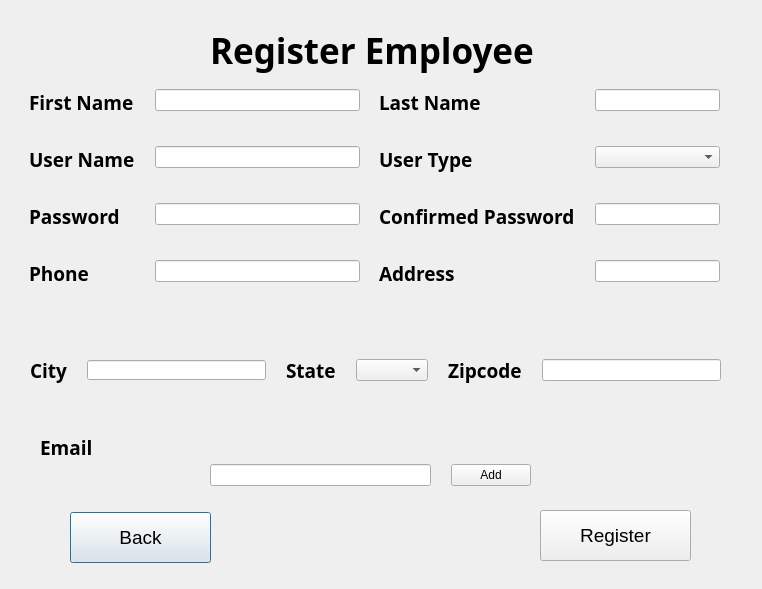
<?xml version="1.0" encoding="UTF-8"?>
<ui version="4.0">
 <class>register_employee</class>
 <widget class="QDialog" name="register_employee">
  <property name="geometry">
   <rect>
    <x>0</x>
    <y>0</y>
    <width>762</width>
    <height>589</height>
   </rect>
  </property>
  <property name="windowTitle">
   <string>Register Employee</string>
  </property>
  <widget class="QLabel" name="label">
   <property name="geometry">
    <rect>
     <x>210</x>
     <y>20</y>
     <width>461</width>
     <height>61</height>
    </rect>
   </property>
   <property name="font">
    <font>
     <family>STIX</family>
     <pointsize>26</pointsize>
     <weight>75</weight>
     <bold>true</bold>
    </font>
   </property>
   <property name="text">
    <string>Register Employee</string>
   </property>
  </widget>
  <widget class="QWidget" name="formLayoutWidget">
   <property name="geometry">
    <rect>
     <x>29</x>
     <y>89</y>
     <width>331</width>
     <height>220</height>
    </rect>
   </property>
   <layout class="QFormLayout" name="formLayout">
    <property name="horizontalSpacing">
     <number>20</number>
    </property>
    <property name="verticalSpacing">
     <number>30</number>
    </property>
    <item row="0" column="0">
     <widget class="QLabel" name="firstNameLabel">
      <property name="font">
       <font>
        <family>STIX</family>
        <pointsize>14</pointsize>
        <weight>75</weight>
        <bold>true</bold>
       </font>
      </property>
      <property name="text">
       <string>First Name</string>
      </property>
     </widget>
    </item>
    <item row="0" column="1">
     <widget class="QLineEdit" name="firstNameLineEdit"/>
    </item>
    <item row="1" column="0">
     <widget class="QLabel" name="userNameLabel">
      <property name="font">
       <font>
        <family>STIX</family>
        <pointsize>14</pointsize>
        <weight>75</weight>
        <bold>true</bold>
       </font>
      </property>
      <property name="text">
       <string>User Name</string>
      </property>
     </widget>
    </item>
    <item row="1" column="1">
     <widget class="QLineEdit" name="userNameLineEdit"/>
    </item>
    <item row="2" column="0">
     <widget class="QLabel" name="passwordLabel">
      <property name="font">
       <font>
        <family>STIX</family>
        <pointsize>14</pointsize>
        <weight>75</weight>
        <bold>true</bold>
       </font>
      </property>
      <property name="text">
       <string>Password</string>
      </property>
     </widget>
    </item>
    <item row="2" column="1">
     <widget class="QLineEdit" name="passwordLineEdit"/>
    </item>
    <item row="3" column="0">
     <widget class="QLabel" name="phoneLabel">
      <property name="font">
       <font>
        <family>STIX</family>
        <pointsize>14</pointsize>
        <weight>75</weight>
        <bold>true</bold>
       </font>
      </property>
      <property name="text">
       <string>Phone</string>
      </property>
     </widget>
    </item>
    <item row="3" column="1">
     <widget class="QLineEdit" name="phoneLineEdit"/>
    </item>
   </layout>
  </widget>
  <widget class="QWidget" name="formLayoutWidget_2">
   <property name="geometry">
    <rect>
     <x>379</x>
     <y>89</y>
     <width>341</width>
     <height>220</height>
    </rect>
   </property>
   <layout class="QFormLayout" name="formLayout_2">
    <property name="horizontalSpacing">
     <number>20</number>
    </property>
    <property name="verticalSpacing">
     <number>30</number>
    </property>
    <item row="0" column="0">
     <widget class="QLabel" name="lastNameLabel">
      <property name="font">
       <font>
        <family>STIX</family>
        <pointsize>14</pointsize>
        <weight>75</weight>
        <bold>true</bold>
       </font>
      </property>
      <property name="text">
       <string>Last Name</string>
      </property>
     </widget>
    </item>
    <item row="0" column="1">
     <widget class="QLineEdit" name="lastNameLineEdit"/>
    </item>
    <item row="1" column="0">
     <widget class="QLabel" name="userTypeLabel">
      <property name="font">
       <font>
        <family>STIX</family>
        <pointsize>14</pointsize>
        <weight>75</weight>
        <bold>true</bold>
       </font>
      </property>
      <property name="text">
       <string>User Type</string>
      </property>
     </widget>
    </item>
    <item row="1" column="1">
     <widget class="QComboBox" name="userTypeComboBox"/>
    </item>
    <item row="2" column="0">
     <widget class="QLabel" name="confirmedPasswordLabel">
      <property name="font">
       <font>
        <family>STIX</family>
        <pointsize>14</pointsize>
        <weight>75</weight>
        <bold>true</bold>
       </font>
      </property>
      <property name="text">
       <string>Confirmed Password</string>
      </property>
     </widget>
    </item>
    <item row="2" column="1">
     <widget class="QLineEdit" name="confirmedPasswordLineEdit"/>
    </item>
    <item row="3" column="0">
     <widget class="QLabel" name="addressLabel">
      <property name="font">
       <font>
        <family>STIX</family>
        <pointsize>14</pointsize>
        <weight>75</weight>
        <bold>true</bold>
       </font>
      </property>
      <property name="text">
       <string>Address</string>
      </property>
     </widget>
    </item>
    <item row="3" column="1">
     <widget class="QLineEdit" name="addressLineEdit"/>
    </item>
   </layout>
  </widget>
  <widget class="QWidget" name="horizontalLayoutWidget">
   <property name="geometry">
    <rect>
     <x>30</x>
     <y>330</y>
     <width>691</width>
     <height>80</height>
    </rect>
   </property>
   <layout class="QHBoxLayout" name="horizontalLayout">
    <property name="spacing">
     <number>20</number>
    </property>
    <item>
     <widget class="QLabel" name="label_2">
      <property name="font">
       <font>
        <family>STIX</family>
        <pointsize>14</pointsize>
        <weight>75</weight>
        <bold>true</bold>
       </font>
      </property>
      <property name="text">
       <string>City</string>
      </property>
     </widget>
    </item>
    <item>
     <widget class="QLineEdit" name="city_input">
      <property name="maximumSize">
       <size>
        <width>300</width>
        <height>20</height>
       </size>
      </property>
     </widget>
    </item>
    <item>
     <widget class="QLabel" name="label_3">
      <property name="font">
       <font>
        <family>STIX</family>
        <pointsize>14</pointsize>
        <weight>75</weight>
        <bold>true</bold>
       </font>
      </property>
      <property name="text">
       <string>State</string>
      </property>
     </widget>
    </item>
    <item>
     <widget class="QComboBox" name="state_input"/>
    </item>
    <item>
     <widget class="QLabel" name="label_4">
      <property name="font">
       <font>
        <family>STIX</family>
        <pointsize>14</pointsize>
        <weight>75</weight>
        <bold>true</bold>
       </font>
      </property>
      <property name="text">
       <string>Zipcode</string>
      </property>
     </widget>
    </item>
    <item>
     <widget class="QLineEdit" name="zipcode_input"/>
    </item>
   </layout>
  </widget>
  <widget class="QLabel" name="label_5">
   <property name="geometry">
    <rect>
     <x>40</x>
     <y>440</y>
     <width>57</width>
     <height>15</height>
    </rect>
   </property>
   <property name="font">
    <font>
     <family>STIX</family>
     <pointsize>14</pointsize>
     <weight>75</weight>
     <bold>true</bold>
    </font>
   </property>
   <property name="text">
    <string>Email</string>
   </property>
  </widget>
  <widget class="QPushButton" name="pushButton">
   <property name="geometry">
    <rect>
     <x>70</x>
     <y>512</y>
     <width>141</width>
     <height>51</height>
    </rect>
   </property>
   <property name="font">
    <font>
     <pointsize>14</pointsize>
    </font>
   </property>
   <property name="text">
    <string>Back</string>
   </property>
  </widget>
  <widget class="QPushButton" name="pushButton_2">
   <property name="geometry">
    <rect>
     <x>540</x>
     <y>510</y>
     <width>151</width>
     <height>51</height>
    </rect>
   </property>
   <property name="font">
    <font>
     <pointsize>14</pointsize>
    </font>
   </property>
   <property name="text">
    <string>Register</string>
   </property>
  </widget>
  <widget class="QWidget" name="gridLayoutWidget">
   <property name="geometry">
    <rect>
     <x>210</x>
     <y>450</y>
     <width>321</width>
     <height>51</height>
    </rect>
   </property>
   <layout class="QGridLayout" name="gridLayout">
    <property name="spacing">
     <number>20</number>
    </property>
    <item row="0" column="1">
     <widget class="QPushButton" name="add_btn">
      <property name="text">
       <string>Add</string>
      </property>
     </widget>
    </item>
    <item row="0" column="0">
     <widget class="QLineEdit" name="lineEdit"/>
    </item>
   </layout>
  </widget>
 </widget>
 <resources/>
 <connections/>
</ui>
